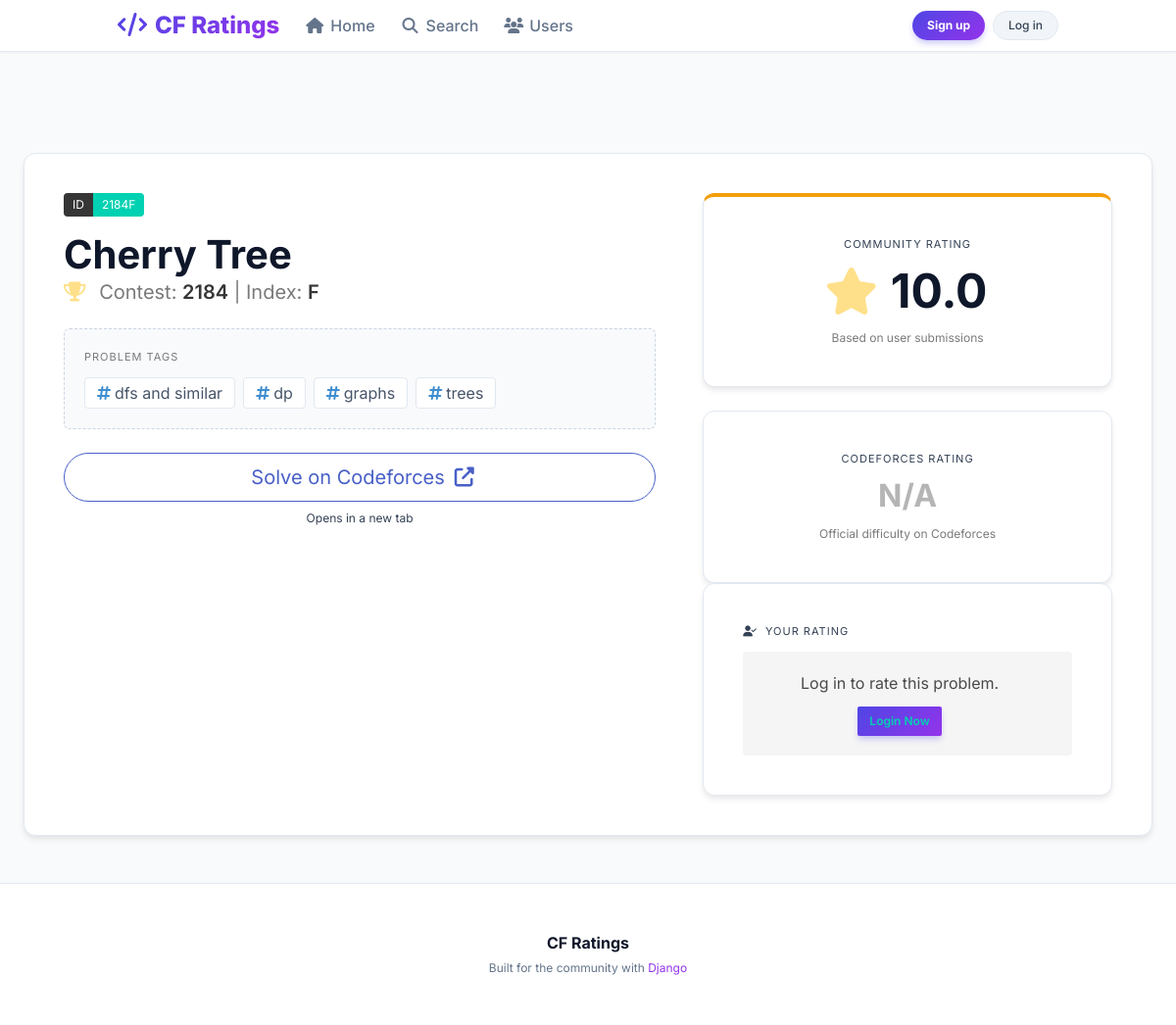
Screenshot of /problem/2184F/ with the database file from the repository.
### problems/models.py (models this page shows, shortened)
class Problem(models.Model):
    name = models.CharField(max_length=255)
    problem_id = models.CharField(max_length=20, unique=True)  # e.g., 2184G
    contest_id = models.IntegerField()
    index = models.CharField(max_length=10)
    tags = models.ManyToManyField(Tag, related_name='problems')
    average_rating = models.FloatField(default=0.0)
    codeforces_rating = models.IntegerField(blank=True, null=True)
    codeforces_rating_estimated = models.BooleanField(default=False)
    owner = models.ForeignKey(settings.AUTH_USER_MODEL, on_delete=models.SET_NULL, null=True, related_name='owned_problems')

class Tag(models.Model):
    name = models.CharField(max_length=50, unique=True)

### problems/views.py (the view)
# urls.py: path('problem/<str:problem_id>/', views.ProblemDetailView.as_view(), name='problem_detail'),
class ProblemDetailView(View):
    def get(self, request, problem_id):
        problem = get_object_or_404(Problem, problem_id__iexact=problem_id)
        rating_form = None
        user_rating = None
        if request.user.is_authenticated:
            user_rating = Rating.objects.filter(user=request.user, problem=problem).first()
            rating_form = RatingForm(instance=user_rating)
        return render(request, 'problem_detail.html', {'problem': problem, 'rating_form': rating_form, 'user_rating': user_rating})

### templates/problem_detail.html
{% extends 'base.html' %}
{% block content %}
<div class="columns is-variable is-6">
    <div class="column is-7">
        <div class="mb-5">
            <div class="tags has-addons mb-2">
                <span class="tag is-dark">ID</span>
                <span class="tag is-primary">{{ problem.problem_id }}</span>
            </div>
            <h1 class="title is-2 has-text-weight-bold" style="color: #0f172a;">
                {{ problem.name }}
            </h1>
            <p class="subtitle is-5 has-text-grey">
                <i class="fas fa-trophy mr-2 has-text-warning"></i>
                Contest: <strong>{{ problem.contest_id }}</strong> | Index: <strong>{{ problem.index }}</strong>
            </p>
        </div>
        <div class="box" style="border: 1px dashed #cbd5e1; box-shadow: none; background: #f8fafc;">
            <p class="heading has-text-grey mb-3">Problem Tags</p>
            <div class="tags are-medium">
                {% for t in problem.tags.all %}
                    <span class="tag is-white" style="border: 1px solid #e2e8f0; color: #475569;">
                        <i class="fas fa-hashtag mr-1 has-text-info"></i> {{ t.name }}
                    </span>
                {% empty %}
                    <span class="has-text-grey-light is-size-7">No tags available</span>
                {% endfor %}
            </div>
        </div>
        <div class="mt-5">
            <a href="https://codeforces.com/problemset/problem/{{ problem.contest_id }}/{{ problem.index }}"
               target="_blank"
               rel="noopener noreferrer"
               class="button is-link is-medium is-fullwidth is-outlined is-rounded">
                <span>Solve on Codeforces</span>
                <span class="icon is-small"><i class="fas fa-external-link-alt"></i></span>
            </a>
            <p class="help has-text-centered mt-2">Opens in a new tab</p>
        </div>
    </div>
    <div class="column is-5">
        <div class="card mb-5" style="border-top: 4px solid #f59e0b;"> <div class="card-content has-text-centered">
                <p class="heading">Community Rating</p>
                <div class="is-flex is-justify-content-center is-align-items-center my-3">
                    <span class="icon is-large has-text-warning mr-2">
                        <i class="fas fa-star fa-3x"></i>
                    </span>
                    <span class="title is-1 has-text-weight-bold ml-2">
                        {{ problem.average_rating|floatformat:1 }}
                    </span>
                </div>
                <p class="is-size-7 has-text-grey">Based on user submissions</p>
            </div>
        </div>
        <div class="card mt-4">
            <div class="card-content has-text-centered">
                <p class="heading">Codeforces Rating</p>
                <div class="is-flex is-justify-content-center is-align-items-center my-3">
                    <span class="title is-3 has-text-weight-bold">
                        {% if problem.codeforces_rating %}
                            {{ problem.codeforces_rating }}{% if problem.codeforces_rating_estimated %} <span class="is-size-7 has-text-warning">(est)</span>{% endif %}
                        {% else %}
                            <span class="has-text-grey-light">N/A</span>
                        {% endif %}
                    </span>
                </div>
                <p class="is-size-7 has-text-grey">Official difficulty on Codeforces</p>
            </div>
        </div>
        <div class="card">
            <div class="card-content">
                <p class="heading mb-3">
                    <i class="fas fa-user-check mr-1"></i> Your Rating
                </p>
                {% if user.is_authenticated %}
                    <form method="post" action="{% url 'rate_problem' problem.problem_id %}">
                        {% csrf_token %}
                        <div class="field">
                            <label class="label is-small has-text-grey">How difficult was this?</label>
                            <div class="control has-icons-left">
                                <div class="select is-fullwidth is-rounded">
                                    <select name="value">
                                        <option value="" disabled selected>Select a score (1-10)</option>
                                        {% for i in "123456789"|make_list %} <option value="{{ forloop.counter }}">{{ forloop.counter }}</option>
                                        {% endfor %}
                                        <option value="10">10</option>
                                    </select>
                                </div>
                                <span class="icon is-left">
                                    <i class="fas fa-sliders-h"></i>
                                </span>
                            </div>
                            <p class="help">1 = Very Easy, 10 = Impossible</p>
                        </div>
                        <div class="field mt-4">
                            <button class="button is-primary is-fullwidth is-rounded shadow-button">
                                <span class="icon"><i class="fas fa-check"></i></span>
                                <span>Save My Rating</span>
                            </button>
                        </div>
                    </form>
                {% else %}
                    <div class="notification is-light has-text-centered">
                        <p class="mb-3">Log in to rate this problem.</p>
                        <a href="{% url 'login' %}?next={{ request.path }}" class="button is-small is-primary is-outlined">
                            Login Now
                        </a>
                    </div>
                {% endif %}
            </div>
        </div>
    </div>
</div>
{% endblock %}

### templates/base.html (style rules this page uses)
:root { --bg-color: #f8fafc; --card-bg: #ffffff; --text-color: #334155; --title-color: #0f172a; --primary-color: #4f46e5; --primary-gradient: linear-gradient(135deg, #4f46e5, #9333ea); }
body { background-color: var(--bg-color); color: var(--text-color); font-family: 'Inter', sans-serif; min-height: 100vh; display: flex; flex-direction: column; }
.card { background-color: var(--card-bg); border: 1px solid #e2e8f0; border-radius: 12px; box-shadow: 0 4px 6px -1px rgba(0, 0, 0, 0.1); color: var(--text-color); }
.card-content { padding: 2.5rem; }
.title { color: var(--title-color); }
.subtitle { color: #64748b; }
.button.is-primary { background: var(--primary-gradient); border: none; font-weight: 600; box-shadow: 0 4px 6px -1px rgba(79, 70, 229, 0.3); transition: transform 0.1s; }

### rows the page displays
Problem: problem_id "2184F", name "Cherry Tree", contest_id "2184", index "F", average_rating "10.0"
Tag: name "dfs and similar"
Tag: name "dp"
Tag: name "graphs"
Tag: name "trees"
